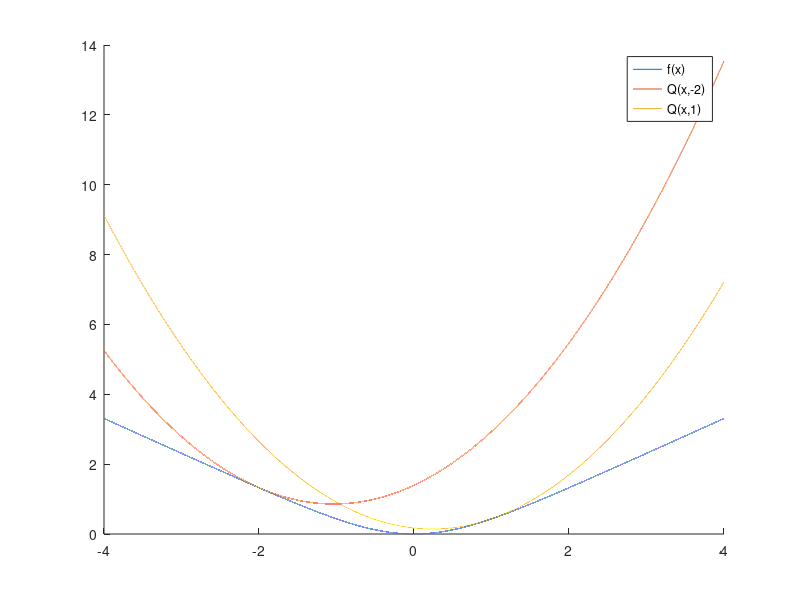
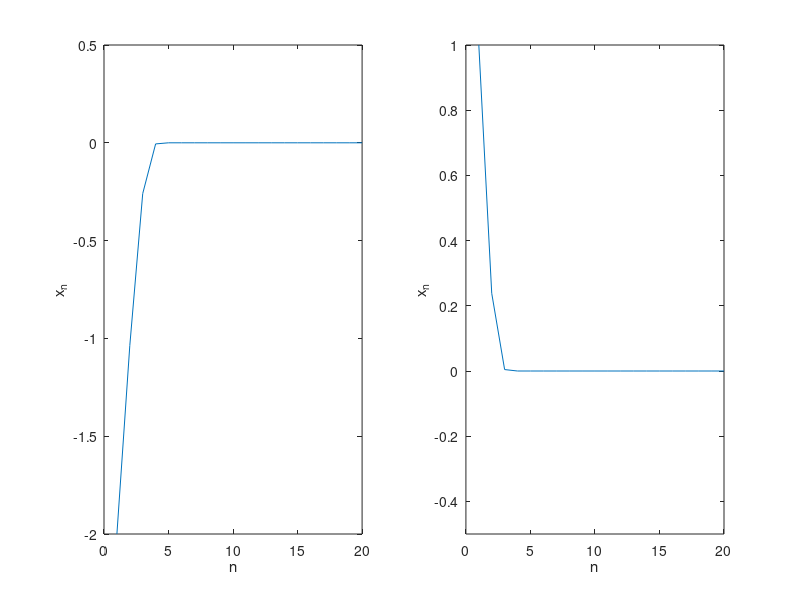
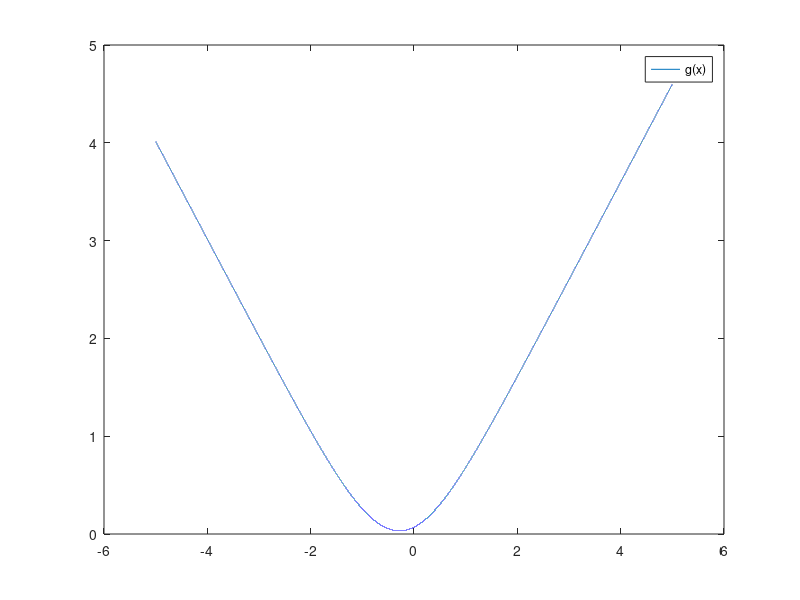
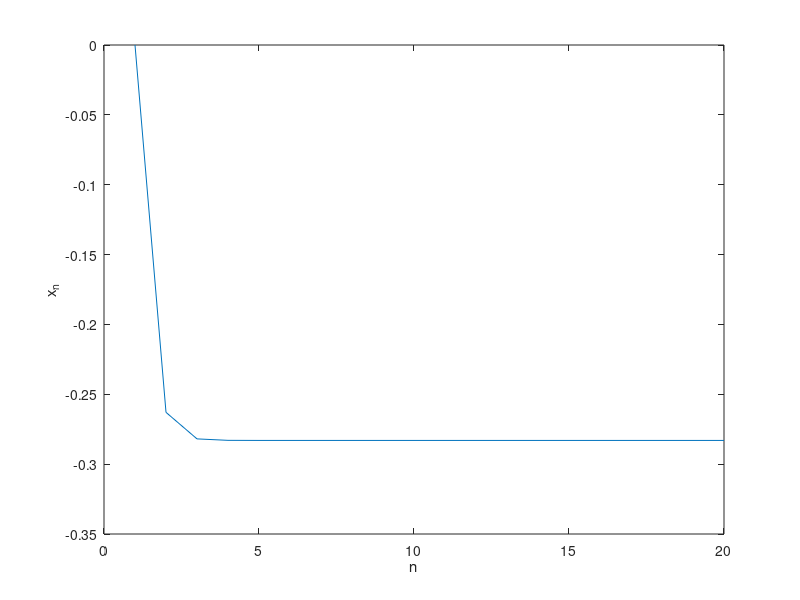

Write MATLAB code to recreate these figures, in order.
%% 6.3.c
f = @(x)log(cosh(x));
fD1 = @(x)(exp(x)-exp(-x))./(exp(x)+exp(-x));
fD2 = @(x)4./(exp(x)+exp(-x)).^2;
Q = @(x,y)(f(y)+fD1(y).*(x-y)+0.5*(x-y).^2);
x = -4:0.0001:4;
figure;
hold on;
plot(x, f(x));
plot(x, Q(x, -2));
plot(x, Q(x, 1));
legend('f(x)', 'Q(x,-2)', 'Q(x,1)');


%% 6.3.f
x = zeros(20,1);

% x_0 = -2
x(1) = -2;
for i = 2 : 20
    x(i) = x(i-1) - fD1(x(i-1));
end
figure;
subplot(1,2,1);
plot(x);
xlabel('n');
ylabel('x_n');

% x_0 = 1
x(1) = 1;
for i = 2 : 20
    x(i) = x(i-1) - fD1(x(i-1));
end
subplot(1,2,2);
plot(x);
axis([0 20 -0.5 1]);
xlabel('n');
ylabel('x_n');


%% 6.3.g
% x = 1;
x = 3;
for i = 1 : 3
    x = x - fD1(x)/fD2(x);
    fprintf('%f\n',x);
end

%% 6.3.h
g = @(x) 0.1 * sum(log(cosh(x+[1;1/2;1/3;1/4;1/5;1/6;1/7;1/8;1/9;1/10])));
x = -5 : 0.0001 : 5;
index = find(g(x) == min(g(x)));
x_min = x(index);
g_min = g(x_min);
figure;
plot(x,g(x));
legend('g(x)')

%% 6.3.k
gD1 = @(x) 0.1 * sum(tanh(x+[1;1/2;1/3;1/4;1/5;1/6;1/7;1/8;1/9;1/10]));
x = zeros(20,1);
for i = 2 : 20
    x(i) = x(i-1) - gD1(x(i-1));
end
figure;
plot(x);
xlabel('n');
ylabel('x_n');
